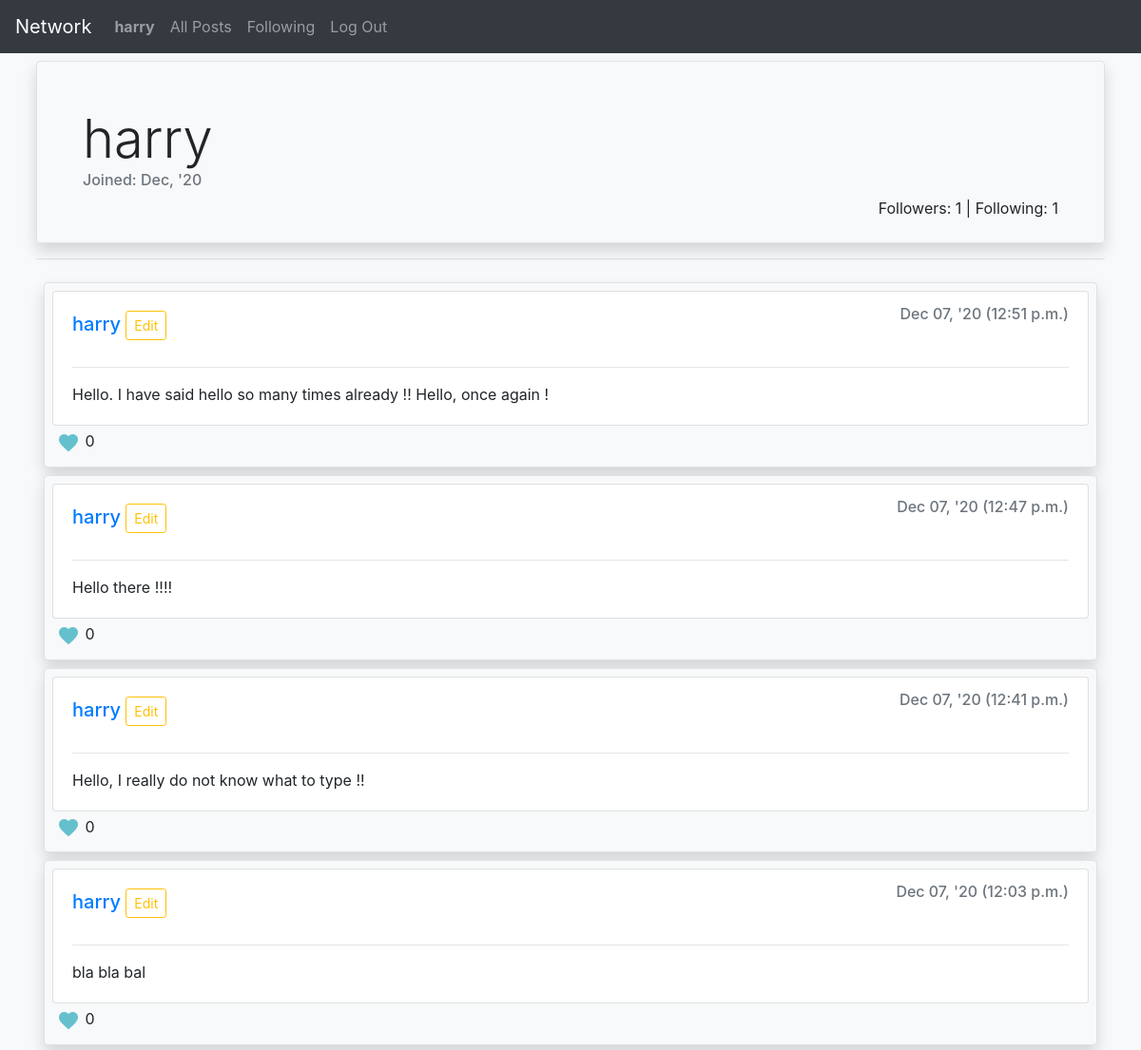
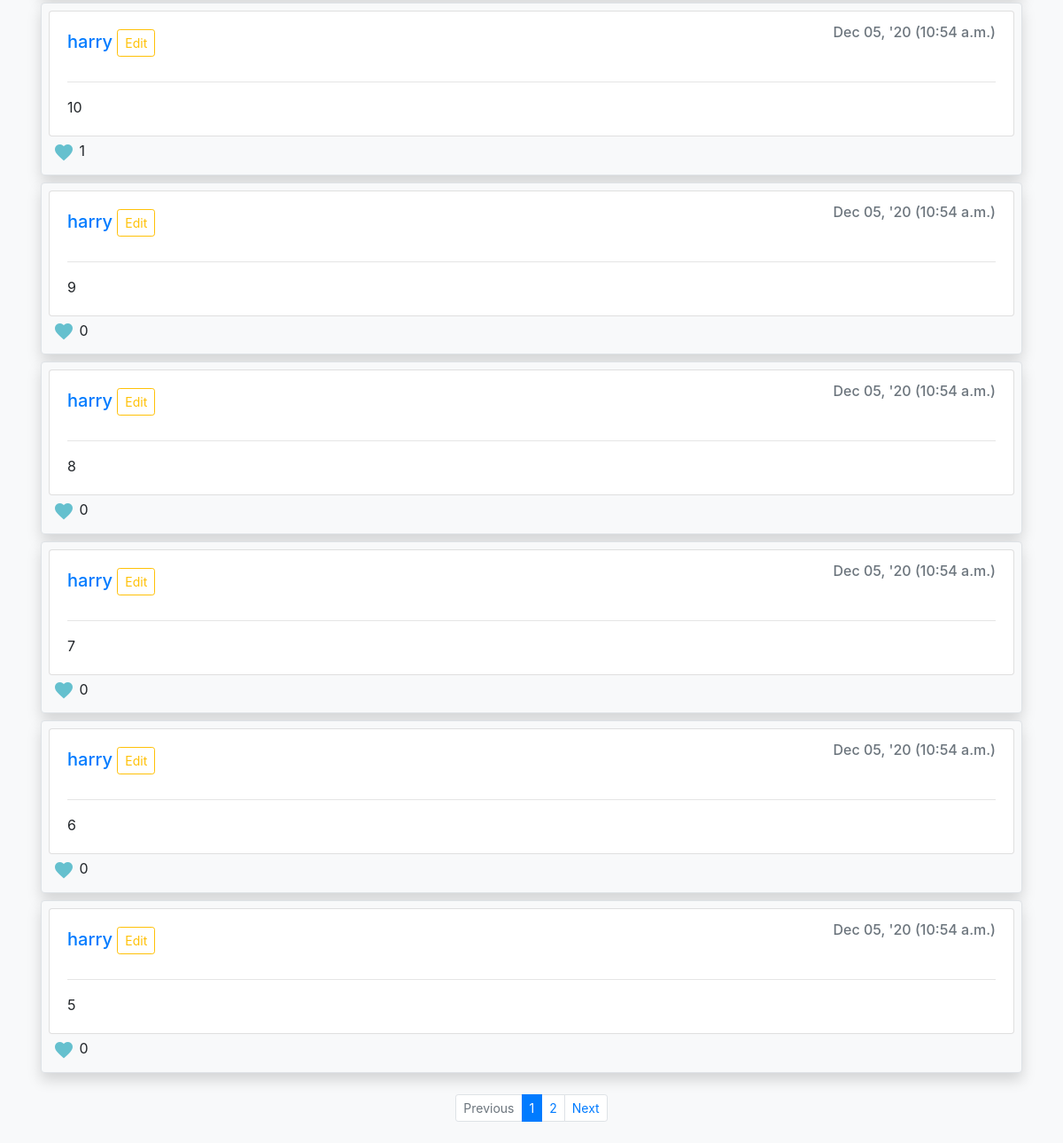
The app's page /profile/5 (signed in) with its own data (2 pictures, top to bottom).
### network/models.py (models this page shows, shortened)
class User(AbstractUser):
    pass

class Profile(models.Model):
    user = models.ForeignKey(
        User,
        on_delete=models.CASCADE
    )
    followers = models.ManyToManyField(
        User,
        default=0,
        related_name="profile_followers"
    )
    following = models.ManyToManyField(
        User,
        default=0,
        related_name="profile_following"
    )

class Post(models.Model):
    user = models.ForeignKey(
        User,
        on_delete=models.CASCADE
    )
    timestamp = models.DateTimeField(
        auto_now_add=True
    )
    content = models.CharField(
        max_length=240
    )
    likes = models.ManyToManyField (
        User,
        blank=True,
        related_name="post_likes"
    )

### network/views.py (the view)
# urls.py: path("profile/<str:user_id>", views.user_profile, name="profile"),
@login_required
def user_profile(request, user_id):
    profile = get_profile(user_id)
    if profile == 404:
        return render(request, 'network/profile.html', {
            'message': USER_NOT_FOUND
        })
    user_posts = Post.objects.filter(user=user_id).order_by('-timestamp')
    page = request.GET.get('page', 1)
    posts = paginate_posts(user_posts, page)
    return render(request, 'network/profile.html', {
        'profile': profile,
        'posts': posts
    })

### network/templatetags/network_tags.py (called while the page is built)
@register.simple_tag
def is_followed(user, profile):
    if user in profile.followers.all():
        return True
    else:
        return False

### network/util.py (called while the page is built)
def paginate_posts(queryset, page):
    per_page = 10
    paginator = Paginator(queryset, per_page)
    try:
        posts = paginator.page(page)
    except PageNotAnInteger:
        posts = paginator.page(1)
    except EmptyPage:
        posts = paginator.page(paginator.num_pages)
    return posts

def get_profile(user_id):
    try:
        profile = Profile.objects.get(user=user_id)
    except ObjectDoesNotExist:
        return 404
    return profile

### network/templates/network/profile.html (shortened to what this page needs)
{% extends "network/layout.html" %}
{% load static %}
{% load network_tags %}
{% block body %}
    {% if message %}
        <div class="alert alert-danger">
            {{message}}
            <a href="{% url 'index' %}">Go back to the homepage</a>
        </div>
    {% else %}
        <div class="container p-5 border shadow rounded">
            <span class="display-4">{{profile.user}}</span>
            <div>
                <h6 class="text-muted">Joined: {{profile.user.date_joined | date:"M, 'y"}}</h6>
                {% is_followed user profile as following %}
            </div>
            <div class="float-right">
                <span class="m-0">Followers: <span id="followers">{{profile.followers.count}} |</span></span>
                <span class="m-0">Following: {{profile.following.count}}</span>
            </div>
        </div>
        <hr>
        {% include "network/posts_template.html" %}
    {% endif %}
{% endblock %}

### network/templates/network/layout.html (shortened to what this page needs)
{% load static %}
<!DOCTYPE html>
<html lang="en">
    <head>
        <link rel="stylesheet" href="https://stackpath.bootstrapcdn.com/bootstrap/4.4.1/css/bootstrap.min.css">
        <link href="{% static 'network/styles.css' %}" rel="stylesheet">
    </head>
    <body class="bg-light">
        <nav class="navbar navbar-expand-lg navbar-dark bg-dark">
            <a class="navbar-brand" href="{% url 'index' %}">Network</a>
            <div id="navbarMenu" class="collapse navbar-collapse">
              <ul class="navbar-nav mr-auto">
                {% if user.is_authenticated %}
                    <li class="nav-item">
                        <a class="nav-link" href="{% url 'profile' user.id %}"><strong>{{ user.username }}</strong></a>
                    </li>
                {% endif %}
                <li class="nav-item">
                  <a class="nav-link" href="{% url 'index' %}">All Posts</a>
                </li>
                {% if user.is_authenticated %}
                    <li class="nav-item">
                        <a class="nav-link" href="{% url 'following' user.id %}">Following</a>
                    </li>
                    <li class="nav-item">
                        <a class="nav-link" href="{% url 'logout' %}">Log Out</a>
                    </li>
                {% endif %}
              </ul>
            </div>
          </nav>
        <div class="body container p-2">
            {% block body %}
            {% endblock %}
        </div>
    </body>
</html>

### network/templates/network/posts_template.html
{% load static %}
{% load network_tags %}
<div class="container p-2 mb-2" id="posts-section">
    {% for post in posts %}
        <div class="containe bg-light border shadow rounded p-2 mb-2">
            <div class="card">
                <div class="card-body position-relative">
                    <div class="d-flex justify-content-between">
                        <h5 class="card-title">
                            <a href="{% url 'profile' post.user.id %}">{{post.user}}</a>
                            {% if user.is_authenticated and user.id is post.user.id %}
                            <button class="btn btn-sm btn-outline-warning edit" data-post_id="{{post.id}}">
                                Edit
                            </button>
                            {% endif %}
                        </h5>
                        <h6 class="card-subtitle mb-2 text-muted float-right">{{post.timestamp | date:"M d, 'y (g:i a)"}}</h6>
                    </div>
                    <hr>
                    <p id="post-{{post.id}}" class="card-text">
                        <span id="hide-{{post.id}}">{{post.content}}</span>
                    </p>
                </div>
            </div>
            <div class="container p-1">
                {% if user.id is not post.user.id %}
                    {% is_liked user.id post.id as liked_by_user %}
                    {% if liked_by_user %}
                        <button data-post_id="{{post.id}}" data-liked="true" class="like p-0 btn btn-sm text-danger material-icons">favorite</button>
                        <span id="likes-{{post.id}}" class="mr-5">{{post.likes.count}}</span>
                    {% else %}
                        <button data-post_id="{{post.id}}" data-liked="false" class="like p-0 btn btn-sm text-danger material-icons">favorite_border</button>
                        <span id="likes-{{post.id}}" class="mr-5">{{post.likes.count}}</span>
                    {% endif %}
                {% else %}
                    <button data-post_id="{{post.id}}" class="p-0 btn btn-sm text-info material-icons own-like" disabled>favorite</button>
                    <span id="likes-{{post.id}}" class="mr-5">{{post.likes.count}}</span>
                {% endif %}
            </div>
        </div>
    {% endfor %}
</div>
{% if posts.has_other_pages %}
    <ul class="pagination pagination-sm justify-content-center">
        {% if posts.has_previous %}
            <li class="page-item">
                <a class="page-link" href="?page={{ posts.previous_page_number }}">Previous</a>
            </li>
        {% else %}
            <li class="page-item disabled">
                <span class="page-link">Previous</span>
            </li>
        {% endif %}
        {% for i in posts.paginator.page_range %}
            {% if posts.number == i %}
                <li class="page-item active">
                    <span class="page-link">
                        {{i}}<span class="sr-only">(current)</span>
                    </span>
                </li>
            {% else %}
                <li class="page-item">
                    <a class="page-link" href="?page={{ i }}">{{ i }}</a>
                </li>
            {% endif %}
        {% endfor %}
        {% if posts.has_next %}
            <li class="page-item">
                <a class="page-link" href="?page={{ posts.next_page_number }}">Next</a>
            </li>
        {% else %}
            <li class="page-item disabled">
                <span class="page-link">Next</span>
            </li>
        {% endif %}
    </ul>
{% endif %}

### network/static/network/styles.css (style rules this page uses)
.own-like { cursor: default!important; }

### records on screen
User: username "harry"
Profile: user "harry", user.date_joined "Dec, '20", followers.count "1", following.count "1"
Post: user "harry", timestamp "Dec 07, '20 (12:51 p.m.)", content "Hello. I have said hello so many times already !! Hello, once again !", likes.count "0"
Post: user "harry", timestamp "Dec 07, '20 (12:47 p.m.)", content "Hello there !!!!", likes.count "0"
Post: user "harry", timestamp "Dec 07, '20 (12:41 p.m.)", content "Hello, I really do not know what to type !!", likes.count "0"
Post: user "harry", timestamp "Dec 07, '20 (12:03 p.m.)", content "bla bla bal", likes.count "0"
Post: user "harry", timestamp "Dec 05, '20 (10:54 a.m.)", content "10", likes.count "1"
Post: user "harry", timestamp "Dec 05, '20 (10:54 a.m.)", content "9", likes.count "0"
Post: user "harry", timestamp "Dec 05, '20 (10:54 a.m.)", content "8", likes.count "0"
Post: user "harry", timestamp "Dec 05, '20 (10:54 a.m.)", content "7", likes.count "0"
Post: user "harry", timestamp "Dec 05, '20 (10:54 a.m.)", content "6", likes.count "0"
Post: user "harry", timestamp "Dec 05, '20 (10:54 a.m.)", content "5", likes.count "0"

### other values on screen
{{ i }} "1"
{{ i }} "2"
